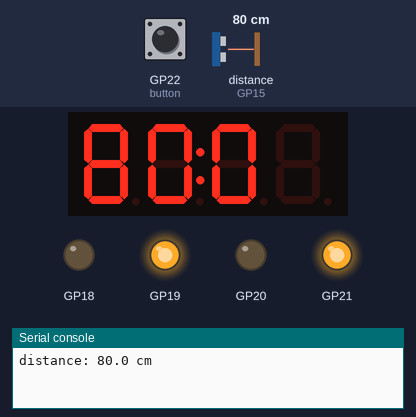
The program below on a simulated Raspberry Pi Pico running MicroPython. Shown: 4-digit seven-segment display, output pins drawn as LEDs (lit = HIGH), the last lines printed to the serial console. The test bench sets the inputs (shaded band); at power-on: distance to the obstacle (sensor on GP15) 80 cm, GP22 (button) HIGH. The echo pulse lasts 58.3 µs per cm; library files of the repository ran but are not shown: hcsr04.py, tm1637.py; pins used as bus, display or sensor lines are not drawn.

Above: at 1.2 s.
1.3 s: distance to the obstacle (sensor on GP15) set to 53 cm
At 2.4 s:
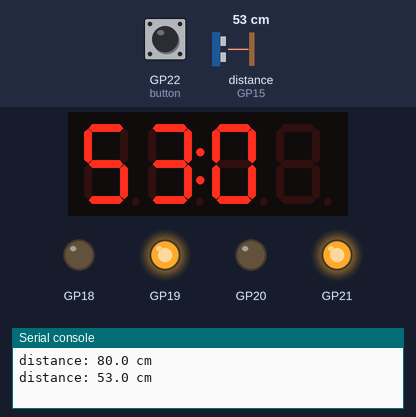
2.9 s: distance to the obstacle (sensor on GP15) set to 48 cm
At 4.1 s:
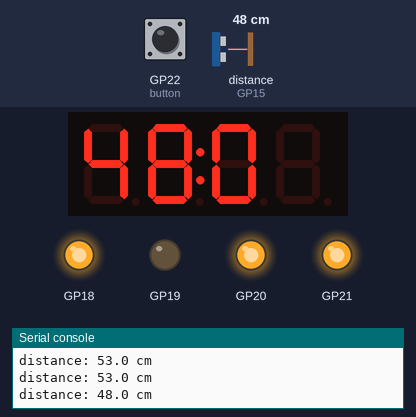
4.4 s: distance to the obstacle (sensor on GP15) set to 33 cm
At 5.2 s:
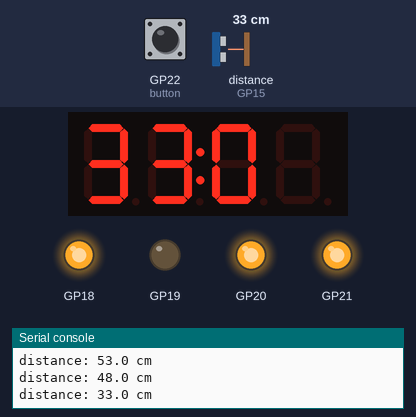
6.1 s: distance to the obstacle (sensor on GP15) set to 26 cm
At 7.1 s:
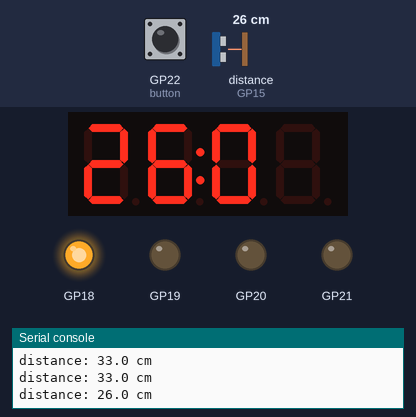
Timing chart, 0 to 9.1 s (numbered marks = the images above; inputs shaded):
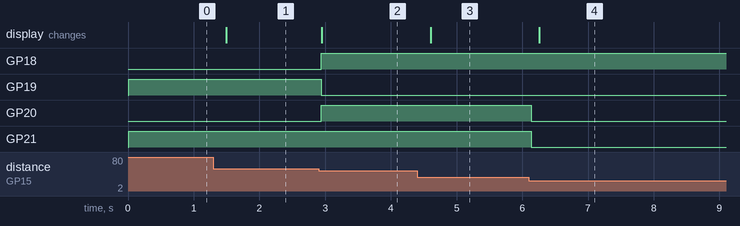

Measured:
- the behaviour switches between 51 and 50 cm on distance to the obstacle (sensor on GP15) (found by bisection; images 1 and 2)
- the behaviour switches between 31 and 30 cm on distance to the obstacle (sensor on GP15) (found by bisection; images 3 and 4)
- after the input at 1.3 s, the display: changes after 0.19 s (image 1)
- after the input at 2.9 s, GP18, GP20: LOW → HIGH at once; GP19: HIGH → LOW at once; the display: changes after 0.05 s (image 2)
- after the input at 4.4 s, the display: changes after 0.21 s (image 3)
- after the input at 6.1 s, GP20, GP21: HIGH → LOW at once; the display: changes after 0.16 s (image 4)

The program:

main.py
```python
"""Ultrasonic distance instrument - main program.

Three tasks run concurrently (asyncio):

* ``measure_task``  every 100 ms - measure distance, set LED and relay
* ``display_task``  every 200 ms - show the distance (1 decimal place) on the TM1637 display
* ``button_task``   every 20 ms  - button toggles HOLD (freezes the display)

``log_task`` prints the measured distance to the serial console once a second.
"""

try:
    import asyncio
except ImportError:  # older MicroPython firmware
    import uasyncio as asyncio

from machine import Pin

import config
from hcsr04 import HCSR04, STATUS_ERROR
from tm1637 import TM1637
from rgb_led import RgbLed, GREEN, PURPLE, RED, BLUE
from relay import Relay


class State:
    """Values shared between the tasks."""

    def __init__(self):
        self.distance = None    # distance in cm, None = invalid measurement
        self.status = STATUS_ERROR
        self.hold = False       # True = display keeps the last value


def update_outputs(state, led, relay):
    """Set the LED colour and the relay according to the distance."""
    d = state.distance
    if state.status == STATUS_ERROR:
        led.set(BLUE)               # sensor error
        relay.off()
    elif d is None or d >= config.FAR_CM:
        led.set(GREEN)              # far away or nothing in range
        relay.off()
    elif d >= config.NEAR_CM:
        led.set(PURPLE)             # getting closer (yellow was hard to see)
        relay.off()
    else:
        led.set(RED)                # too close -> relay on
        relay.on()


async def measure_task(sonar, state, led, relay):
    while True:
        # distance_cm() waits for ECHO at most ~30 ms, other tasks are delayed only briefly
        state.distance = sonar.distance_cm()
        state.status = sonar.status
        update_outputs(state, led, relay)
        await asyncio.sleep_ms(config.MEASURE_PERIOD_MS)


async def display_task(display, state):
    while True:
        if state.hold:
            pass                        # HOLD: keep the last value on the display
        elif state.status == STATUS_ERROR:
            display.show_error()
        elif state.distance is None:
            display.show_dashes()       # nothing in range
        else:
            # e.g. 29.6 cm -> "29:6" on our clock-type module (colon = decimal separator)
            display.show_decimal(state.distance, 1, colon=config.TM_COLON)
        await asyncio.sleep_ms(config.DISPLAY_PERIOD_MS)


async def button_task(button, state):
    last = 1
    while True:
        value = button.value()
        if value == 0 and last == 1:        # pressed (button connects to GND)
            state.hold = not state.hold
            print("HOLD on" if state.hold else "HOLD off")
        last = value
        await asyncio.sleep_ms(config.BUTTON_PERIOD_MS)


async def log_task(state):
    await asyncio.sleep_ms(500)  # wait for the first measurement
    while True:
        if state.distance is None:
            print("distance: ---  status:", state.status)
        else:
            print("distance: %.1f cm" % state.distance)
        await asyncio.sleep_ms(1000)


async def main():
    state = State()
    sonar = HCSR04(config.TRIG_PIN, config.ECHO_PIN,
                   scale=config.CAL_SCALE, offset_cm=config.CAL_OFFSET_CM)
    display = TM1637(config.TM_CLK_PIN, config.TM_DIO_PIN, config.TM_BRIGHTNESS)
    led = RgbLed(config.LED_R_PIN, config.LED_G_PIN, config.LED_B_PIN)
    relay = Relay(config.RELAY_PIN, config.RELAY_ACTIVE_LOW)
    button = Pin(config.BUTTON_PIN, Pin.IN, Pin.PULL_UP)

    asyncio.create_task(measure_task(sonar, state, led, relay))
    asyncio.create_task(display_task(display, state))
    asyncio.create_task(button_task(button, state))
    await log_task(state)


try:
    asyncio.run(main())
finally:
    asyncio.new_event_loop()
```

config.py
```python
"""Project configuration: pins, distance thresholds and task periods.

All pin numbers are defined only here; the other modules import them.
Every GPIO used is in the "Digital" section of the expansion board
(each pin has a D / 3V3 / GND triple).
"""

# --- HC-SR04 ultrasonic sensor (5 V supply from VBUS) -----------------------
TRIG_PIN = 14          # GP14
ECHO_PIN = 15          # GP15 - via 1k/2k voltage divider (ECHO is 5 V)!

# HC-SR04 calibration: real_distance = CAL_SCALE * measured + CAL_OFFSET_CM
# The ~5 cm offset from the first measurement was not confirmed by a second,
# careful measurement (error within +-3 cm without correction), so the
# correction is disabled.
CAL_SCALE = 1.0
CAL_OFFSET_CM = 0.0

# --- TM1637 4-digit display (3.3 V supply!) ---------------------------------
TM_CLK_PIN = 16        # GP16
TM_DIO_PIN = 17        # GP17
TM_BRIGHTNESS = 4      # brightness 0-7
TM_COLON = True        # our module has a colon (clock type), not decimal points

# --- RGB LED module (common cathode, resistors are on the module) -----------
LED_R_PIN = 18         # GP18
LED_G_PIN = 19         # GP19
LED_B_PIN = 20         # GP20

# --- Relay module (5 V supply from VBUS) ------------------------------------
RELAY_PIN = 21         # GP21
RELAY_ACTIVE_LOW = True  # module switches on LOW (checked by test)

# --- Push button (to GND, internal pull-up) ---------------------------------
BUTTON_PIN = 22        # GP22

# --- Distance thresholds (cm) -----------------------------------------------
FAR_CM = 50            # >= 50 cm       -> green
NEAR_CM = 30           # 30 to 50 cm    -> purple
                       # < 30 cm        -> red + relay on

# --- Task periods (ms) ------------------------------------------------------
MEASURE_PERIOD_MS = 100    # distance measurement 10x per second
DISPLAY_PERIOD_MS = 200    # display refresh 5x per second
BUTTON_PERIOD_MS = 20      # button polling (also debounces the button)
```

rgb_led.py
```python
"""Driver class for an RGB LED module with a common cathode (Iduino 3-color LED)."""

from machine import Pin

OFF = (0, 0, 0)
GREEN = (0, 1, 0)
PURPLE = (1, 0, 1)
RED = (1, 0, 0)
BLUE = (0, 0, 1)


class RgbLed:
    """RGB LED - each colour has its own GPIO pin. Resistors are on the module.

    :param r: GPIO number for red (pin R).
    :param g: GPIO number for green (pin G).
    :param b: GPIO number for blue (pin B). The ``-`` pin goes to GND.
    """

    def __init__(self, r, g, b):
        self.pins = (Pin(r, Pin.OUT, value=0), Pin(g, Pin.OUT, value=0), Pin(b, Pin.OUT, value=0))

    def set(self, color):
        """Set the colour.

        :param color: tuple (r, g, b) of 0/1 values, e.g. ``rgb_led.GREEN``.
        """
        for pin, value in zip(self.pins, color):
            pin.value(value)

    def off(self):
        """Turn the LED off."""
        self.set(OFF)
```

relay.py
```python
"""Driver class for a relay module (1 Relay Module, SRD-05VDC-SL-C)."""

from machine import Pin


class Relay:
    """Single-channel relay module controlled by the IN pin.

    Some modules switch on HIGH, others on LOW (modules with an optocoupler
    usually on LOW). Check the correct ``active_low`` value with a test.

    :param pin: GPIO number connected to IN.
    :param active_low: ``True`` if the relay switches on when IN is LOW.
    """

    def __init__(self, pin, active_low=True):
        self.active_low = active_low
        self.pin = Pin(pin, Pin.OUT)
        #: ``True`` while the relay is switched on.
        self.is_on = False
        self.off()

    def on(self):
        """Switch the relay on."""
        self.pin.value(0 if self.active_low else 1)
        self.is_on = True

    def off(self):
        """Switch the relay off."""
        self.pin.value(1 if self.active_low else 0)
        self.is_on = False
```
